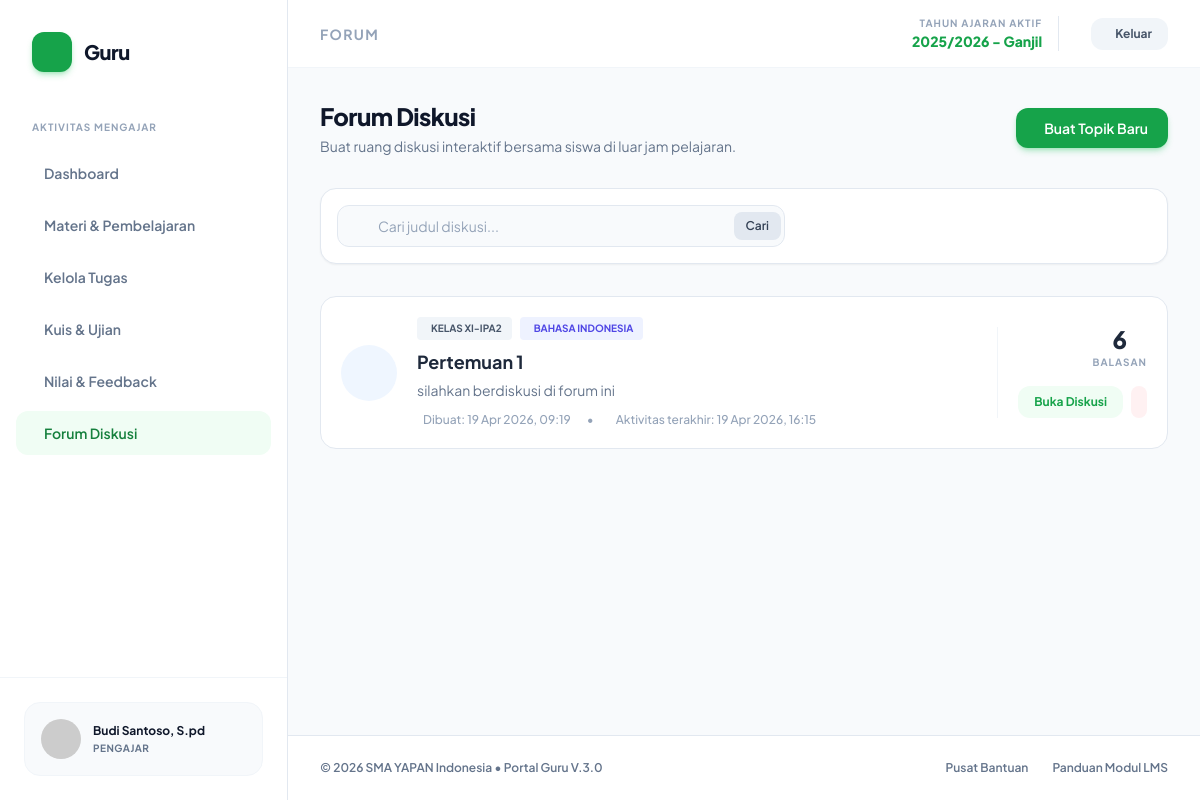
The app's page /guru/forum.php (signed in) with its own data.
### tables this page shows
CREATE TABLE `forum_topik` (
  `id_topik` int(11) NOT NULL,
  `judul_topik` varchar(200) NOT NULL,
  `deskripsi` text NOT NULL,
  `id_kelas` int(11) NOT NULL,
  `id_mapel` int(11) NOT NULL,
  `id_guru` int(11) NOT NULL,
  `tgl_buat` timestamp NOT NULL DEFAULT current_timestamp()
);

CREATE TABLE `kelas` (
  `id_kelas` int(11) NOT NULL,
  `nama_kelas` varchar(20) NOT NULL
);

CREATE TABLE `mapel` (
  `id_mapel` int(11) NOT NULL,
  `nama_mapel` varchar(100) NOT NULL,
  `id_kelas` int(11) DEFAULT NULL
);

### guru/forum.php (the view, shortened to what this page needs)
<?php
require_once '../config/koneksi.php';
$id_guru = $_SESSION['id_user'];
$kata_kunci = "";
include 'includes/header.php';
?>
<div class="flex flex-col md:flex-row justify-between md:items-center gap-4 mb-8">
    <div>
        <h1 class="text-2xl font-extrabold text-slate-900 tracking-tight">Forum Diskusi</h1>
        <p class="text-slate-500 text-sm mt-1">Buat ruang diskusi interaktif bersama siswa di luar jam pelajaran.</p>
    </div>
    <a href="tambah_forum.php" class="px-5 py-2.5 bg-guru-600 text-white font-semibold rounded-xl shadow-md shadow-guru-500/30 hover:bg-guru-700 transition-all flex items-center gap-2 text-sm w-fit">
        <i class="ph ph-plus-circle text-lg"></i> Buat Topik Baru
    </a>
</div>
<div class="bg-white border border-slate-200 rounded-2xl shadow-sm overflow-hidden mb-8 p-4 flex flex-col md:flex-row gap-4 items-center justify-between">
    <form action="" method="GET" class="relative w-full md:max-w-md">
        <div class="absolute inset-y-0 left-0 pl-3 flex items-center pointer-events-none">
        </div>
        <input type="text" name="cari" value="<?php echo htmlspecialchars($kata_kunci); ?>" placeholder="Cari judul diskusi..." autocomplete="off"
            class="w-full pl-10 pr-24 py-2.5 bg-slate-50 border border-slate-200 rounded-xl text-sm text-slate-800 placeholder-slate-400 focus:outline-none focus:border-guru-500 focus:ring-4 focus:ring-guru-500/10 transition-all">
        <div class="absolute inset-y-0 right-1 flex items-center">
            <button type="submit" class="px-3 py-1.5 bg-slate-200 hover:bg-slate-300 text-slate-700 font-semibold rounded-lg text-xs transition-colors">
                Cari
            </button>
        </div>
    </form>
</div>
<div class="grid grid-cols-1 gap-4">
    <?php
    $query_sql = "
        SELECT forum_topik.*, kelas.nama_kelas, mapel.nama_mapel,
        (SELECT COUNT(*) FROM forum_balasan WHERE forum_balasan.id_topik = forum_topik.id_topik) as jumlah_pesan,
        (SELECT tgl_balas FROM forum_balasan WHERE forum_balasan.id_topik = forum_topik.id_topik ORDER BY tgl_balas DESC LIMIT 1) as pesan_terakhir
        FROM forum_topik
        LEFT JOIN kelas ON forum_topik.id_kelas = kelas.id_kelas
        LEFT JOIN mapel ON forum_topik.id_mapel = mapel.id_mapel
        WHERE forum_topik.id_guru = '$id_guru'
    ";
    $query_sql .= " ORDER BY COALESCE(pesan_terakhir, forum_topik.tgl_buat) DESC";
    $query = mysqli_query($koneksi, $query_sql);
    if(mysqli_num_rows($query) > 0):
        while($data = mysqli_fetch_assoc($query)):
            $tgl_buat = date('d M Y, H:i', strtotime($data['tgl_buat']));
            $waktu_terakhir = !empty($data['pesan_terakhir']) ? date('d M Y, H:i', strtotime($data['pesan_terakhir'])) : 'Belum ada balasan';
    ?>
    <div class="bg-white border border-slate-200 rounded-2xl p-5 hover:shadow-md hover:border-guru-300 transition-all group flex flex-col md:flex-row gap-5 items-start md:items-center">
        <div class="hidden md:flex w-14 h-14 bg-blue-50 text-blue-600 rounded-full items-center justify-center shrink-0">
        </div>
        <div class="flex-1">
            <div class="flex flex-wrap gap-2 mb-2">
                <span class="px-2.5 py-1 bg-slate-100 text-slate-600 font-bold text-[10px] uppercase rounded flex items-center gap-1">
                    <i class="ph ph-door"></i> Kelas <?php echo htmlspecialchars($data['nama_kelas']); ?>
                </span>
                <span class="px-2.5 py-1 bg-indigo-50 text-indigo-600 font-bold text-[10px] uppercase rounded flex items-center gap-1">
                    <i class="ph ph-book-open"></i> <?php echo htmlspecialchars($data['nama_mapel']); ?>
                </span>
            </div>
            <a href="detail_forum.php?id=<?php echo $data['id_topik']; ?>" class="block font-bold text-lg text-slate-800 hover:text-guru-600 transition-colors mb-1">
                <?php echo htmlspecialchars($data['judul_topik']); ?>
            </a>
            <p class="text-sm text-slate-500 line-clamp-1 mb-3"><?php echo htmlspecialchars($data['deskripsi']); ?></p>
            <div class="flex flex-wrap items-center gap-4 text-xs text-slate-400 font-medium">
                <span class="flex items-center gap-1.5"><i class="ph ph-clock text-lg"></i> Dibuat: <?php echo $tgl_buat; ?></span>
                <span class="hidden md:inline">&bull;</span>
                <span class="flex items-center gap-1.5"><i class="ph ph-chat-centered-text text-lg"></i> Aktivitas terakhir: <?php echo $waktu_terakhir; ?></span>
            </div>
        </div>
        <div class="w-full md:w-auto flex md:flex-col items-center md:items-end justify-between md:justify-center gap-4 border-t md:border-t-0 md:border-l border-slate-100 pt-4 md:pt-0 md:pl-5">
            <div class="text-center">
                <p class="text-2xl font-black text-slate-800 leading-none"><?php echo $data['jumlah_pesan']; ?></p>
                <p class="text-[10px] font-bold text-slate-400 uppercase tracking-widest mt-1">Balasan</p>
            </div>
            <div class="flex gap-2">
                <a href="detail_forum.php?id=<?php echo $data['id_topik']; ?>" class="px-4 py-2 bg-guru-50 text-guru-600 hover:bg-guru-600 hover:text-white font-bold text-xs rounded-xl transition-all">
                    Buka Diskusi
                </a>
                <a href="?hapus=<?php echo $data['id_topik']; ?>" onclick="return confirm('Yakin ingin menghapus ruang diskusi ini secara permanen? Semua chat di dalamnya akan hilang!');" class="p-2 text-rose-500 bg-rose-50 hover:bg-rose-500 hover:text-white rounded-xl transition-all tooltip" title="Hapus Topik">
                </a>
            </div>
        </div>
    </div>
    <?php
        endwhile;
    endif; ?>
</div>
<?php include 'includes/footer.php'; ?>

### guru/includes/header.php (style rules this page uses)
body { font-family: 'Plus Jakarta Sans', sans-serif; background-color: #f8fafc; }

### records on screen
forum_topik: id_kelas.nama_kelas "XI-IPA2", id_mapel.nama_mapel "BAHASA INDONESIA", judul_topik "Pertemuan 1", deskripsi "silahkan berdiskusi di forum ini", tgl_buat "19 Apr 2026, 09:19", waktu_terakhir "19 Apr 2026, 16:15", jumlah_pesan "6"

### other values on screen
$_SESSION['nama'] "Budi Santoso, S.pd"
str_replace('.php', '', ucfirst($current_page)) "FORUM"
$_SESSION['nama_tahun_aktif'] "2025/2026"
$_SESSION['semester_aktif'] "Ganjil"
